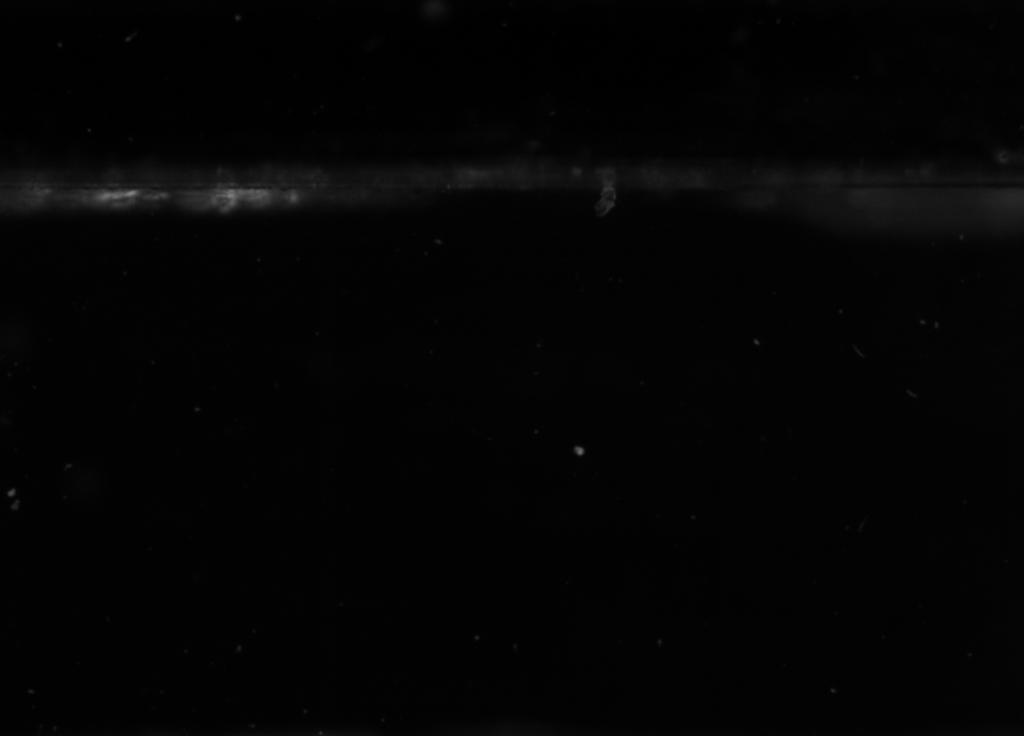
%> input picture Preprocessing/180325SideView_BG.jpg, 1024 x 736 px
$ octave CalculatePixelSpacing.m   (GNU Octave 9; MATLAB toolbox functions it lacks are replaced by stand-ins)
%> lines starting %> are read from the running program, lines starting %| are printed output that depends on the picture
%% Determine the pixel spacing from the microscope slide thickness in view
% The No. 1 slides are 0.13 to 0.17 mm in thickness:
% https://us.vwr.com/store/product/4645817/vwr-micro-cover-glasses-rectangular

close all

% Slide thickness (mm)
slide_thickness_mm = mean([.13 .17]);

% Load a BG image
bg_image_file = 'D:\GitHub\FlyTripod_eLife_2021\Preprocessing\180325SideView_BG.jpg';
bg_image = imread(bg_image_file);
%> bg_image is the input picture: size 736x1024x3 uint8; min 0, max 131, mean 4
bg_image = rgb2gray(bg_image);
%> bg_image: size 736x1024 uint8
bg_image = medfilt2(bg_image, [20, 20]);
bg_image = edge(bg_image,'sobel');
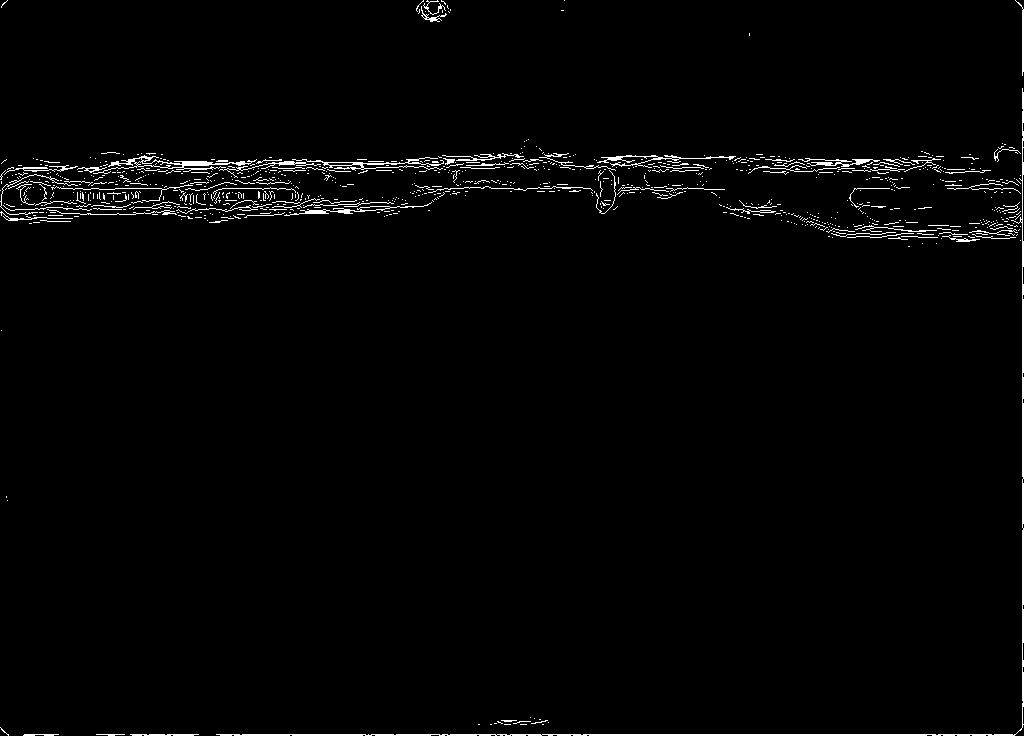
%> bg_image: size 736x1024 logical; 1.8% white in thin lines or dots

f = figure;
imshow(bg_image)

% Rectangle drawn around the microscope slide [x y w h]:
rectangle_dims = [0.0717863105175293 0.693606755126658 0.853088480801335 0.0832328106151982];
annotation(f,'rectangle',...
    rectangle_dims,...
    'Color',[1 0 0]);
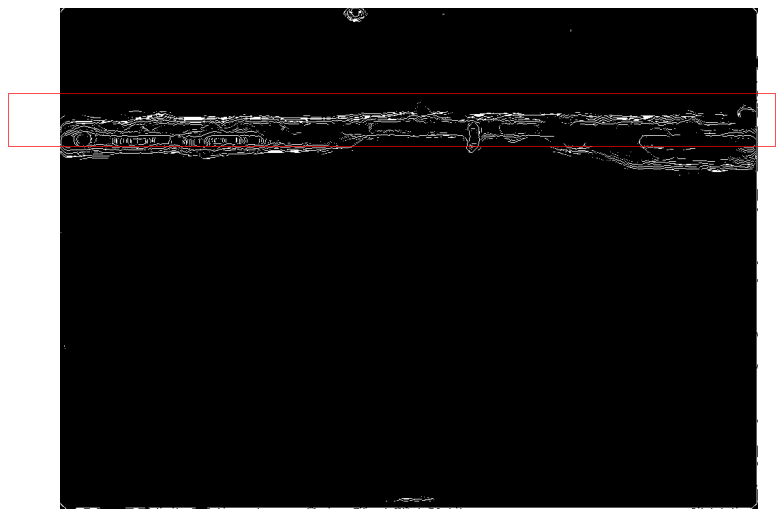
%> figure redrawn from the program's plot data, 2 panels

% The height is the slide thickness in pixels
slide_thickness_pixels = rectangle_dims(4);

% Determine the pixel spacing (pixels/mm)
pixels_mm = slide_thickness_pixels / slide_thickness_mm;

% Chanwoo's previous measurement)
mm_pixel = 0.0121;  % mm/pixel

% Save the data
pixel_spacing_file = 'D:\GitHub\FlyTripod_eLife_2021\Preprocessing\PixelSpacing.mat';
save(pixel_spacing_file, 'mm_pixel');
